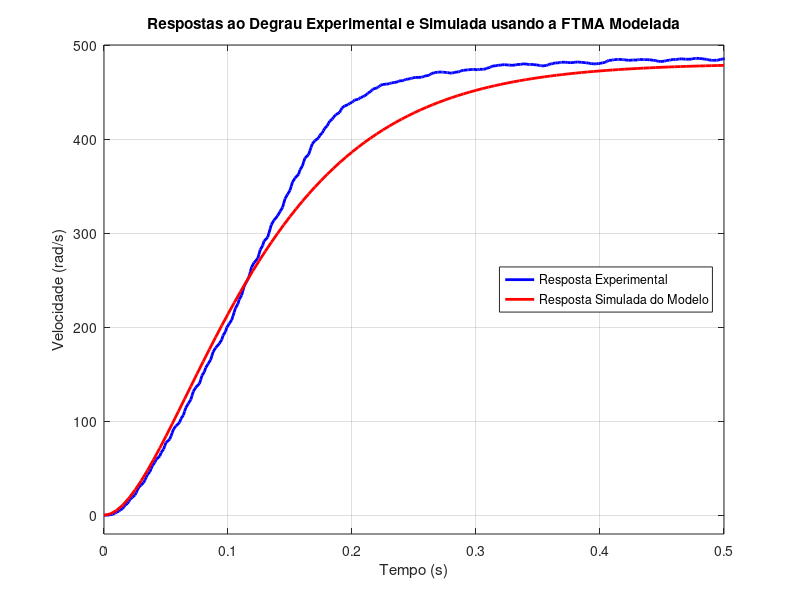
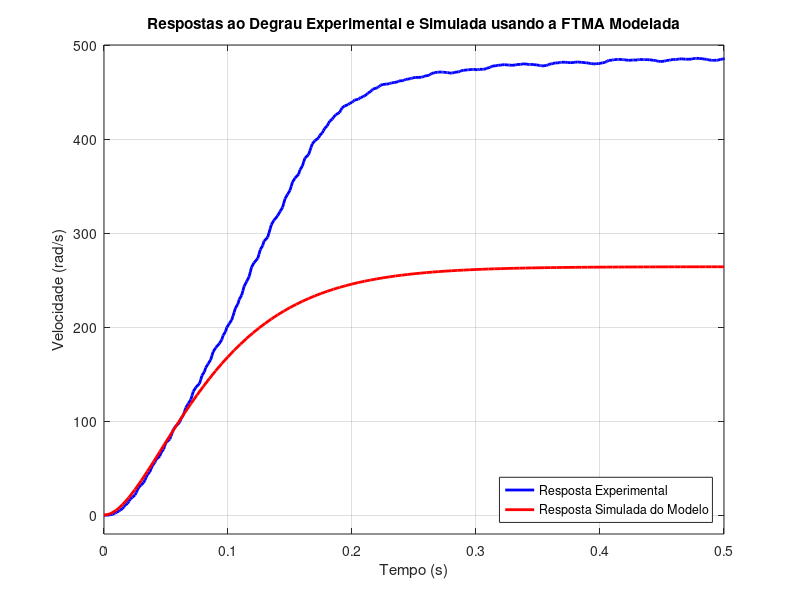

Write MATLAB code to recreate these figures, in order.
clear all
close all
pkg load signal
pkg load control

janela_mediana = 1; % Tamanho da janela para o filtro de mediana
janela_media = 10; % Tamanho da janela para o filtro de média

# Comparação com modelo de degrau

# Resposta ao degrau
[vel1, tempo1] = textread('./output/outputDegrau/output2024-05-25_12-55-46.txt', "%f,%f");


tempo_maximo_de_plot1 = 5;
idx_tempo_maximo_de_plot1 = Inf;

for i=1:1:length(tempo1)
    if tempo1(i) <= tempo_maximo_de_plot1 + .0001 && tempo1(i) >= tempo_maximo_de_plot1 - .0001
        idx_tempo_maximo_de_plot1 = i
        break
    endif
endfor

disp(idx_tempo_maximo_de_plot1)

if idx_tempo_maximo_de_plot1 ~= Inf
    vel1 = vel1(1:idx_tempo_maximo_de_plot1)
    tempo1 = tempo1(1:idx_tempo_maximo_de_plot1)
endif

% Aplicar filtro de média
b = (1/janela_media) * ones(1, janela_media);
a = 1;
vel_filt_media_1 = filter(b, a, vel1);

figure(1)
plot(tempo1, vel_filt_media_1);
xlim([0 .5])
ylim([-20 500])
xlabel('Tempo (s)');
ylabel('Velocidade (rad/s)');
grid on;
hold on;

s = tf('s');
G = (480.52 * 227.84)/(s^2 + 30.19*s + 227.84);


step(G);
xlim([0 .5])
ylim([-20 500])
xlabel('Tempo (s)');
ylabel('Velocidade (rad/s)');

h = get(gca, 'Children');
set(h(1), 'Color', 'r');
set(h(1), 'LineWidth', 2);
set(h(2), 'Color', 'b');
set(h(2), 'LineWidth', 2)

leg = legend('Resposta Experimental', 'Resposta Simulada do Modelo');
legend('Location','east');

title('Respostas ao Degrau Experimental e Simulada usando a FTMA Modelada');

# Comparação com modelo de frequência

figure(2);

plot(tempo1, vel_filt_media_1);
xlim([0 .5])
ylim([-20 500])
xlabel('Tempo (s)');
ylabel('Velocidade (rad/s)');
grid on;
hold on;

Gfreq = (11504.73)/(s^2 + 43.37*s + 470.24);

step(10.8*Gfreq, .5);
xlim([0 .5])
ylim([-20 500])
xlabel('Tempo (s)');
ylabel('Velocidade (rad/s)');

h = get(gca, 'Children');
set(h(1), 'Color', 'r');
set(h(1), 'LineWidth', 2);
set(h(2), 'Color', 'b');
set(h(2), 'LineWidth', 2)

leg = legend('Resposta Experimental', 'Resposta Simulada do Modelo');
legend('Location','southeast');

title('Respostas ao Degrau Experimental e Simulada usando a FTMA Modelada');